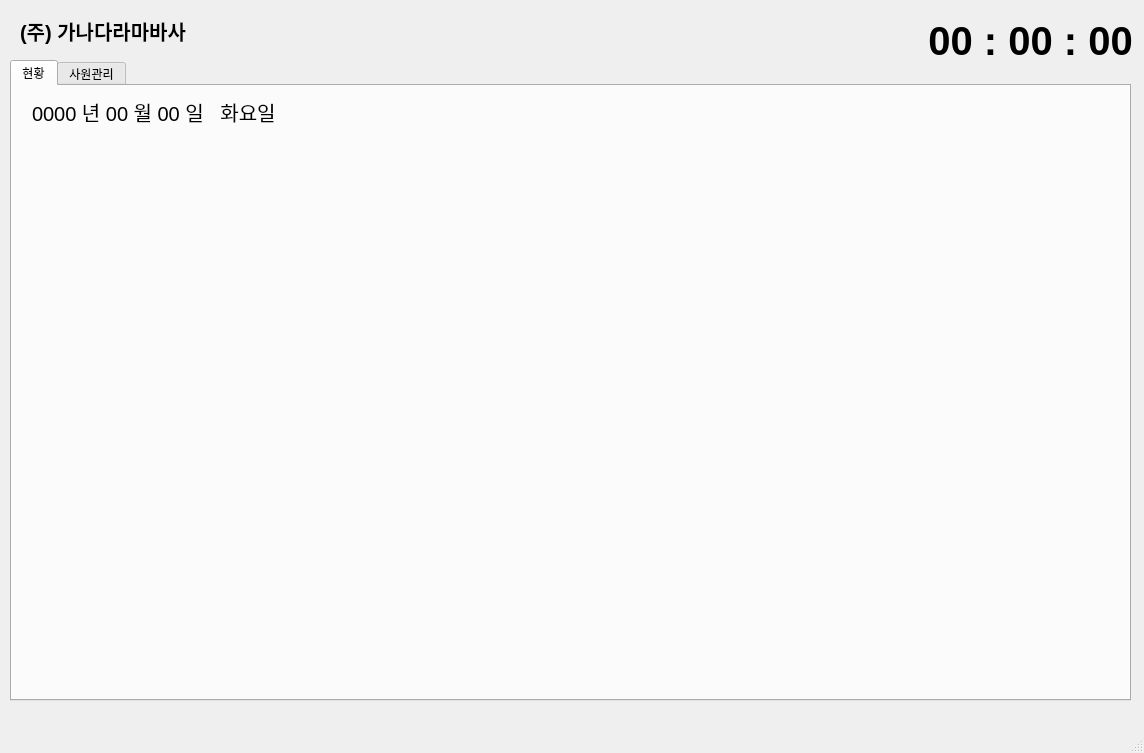
<?xml version="1.0" encoding="UTF-8"?>
<ui version="4.0">
 <class>MainWindow</class>
 <widget class="QMainWindow" name="MainWindow">
  <property name="geometry">
   <rect>
    <x>0</x>
    <y>0</y>
    <width>1144</width>
    <height>753</height>
   </rect>
  </property>
  <property name="windowTitle">
   <string>Attendance Management System</string>
  </property>
  <widget class="QWidget" name="centralWidget">
   <widget class="QLabel" name="label_time">
    <property name="geometry">
     <rect>
      <x>920</x>
      <y>5</y>
      <width>221</width>
      <height>71</height>
     </rect>
    </property>
    <property name="font">
     <font>
      <pointsize>30</pointsize>
      <weight>75</weight>
      <bold>true</bold>
     </font>
    </property>
    <property name="text">
     <string>00 : 00 : 00</string>
    </property>
    <property name="alignment">
     <set>Qt::AlignCenter</set>
    </property>
   </widget>
   <widget class="QTabWidget" name="tabWidget">
    <property name="geometry">
     <rect>
      <x>10</x>
      <y>60</y>
      <width>1121</width>
      <height>641</height>
     </rect>
    </property>
    <property name="currentIndex">
     <number>0</number>
    </property>
    <widget class="QWidget" name="tab">
     <attribute name="title">
      <string>현황</string>
     </attribute>
     <widget class="QLabel" name="label_date">
      <property name="geometry">
       <rect>
        <x>20</x>
        <y>0</y>
        <width>251</width>
        <height>51</height>
       </rect>
      </property>
      <property name="font">
       <font>
        <pointsize>15</pointsize>
        <weight>50</weight>
        <bold>false</bold>
       </font>
      </property>
      <property name="text">
       <string>0000 년 00 월 00 일   화요일</string>
      </property>
      <property name="alignment">
       <set>Qt::AlignLeading|Qt::AlignLeft|Qt::AlignVCenter</set>
      </property>
     </widget>
    </widget>
    <widget class="QWidget" name="tab_2">
     <attribute name="title">
      <string>사원관리</string>
     </attribute>
     <widget class="QPushButton" name="pushButton">
      <property name="geometry">
       <rect>
        <x>300</x>
        <y>10</y>
        <width>89</width>
        <height>25</height>
       </rect>
      </property>
      <property name="text">
       <string>사원추가</string>
      </property>
     </widget>
     <widget class="QTableWidget" name="tableWidget">
      <property name="geometry">
       <rect>
        <x>10</x>
        <y>10</y>
        <width>281</width>
        <height>581</height>
       </rect>
      </property>
      <column>
       <property name="text">
        <string>이름</string>
       </property>
      </column>
      <column>
       <property name="text">
        <string>전화번호</string>
       </property>
      </column>
     </widget>
    </widget>
   </widget>
   <widget class="QLabel" name="label">
    <property name="geometry">
     <rect>
      <x>20</x>
      <y>10</y>
      <width>441</width>
      <height>41</height>
     </rect>
    </property>
    <property name="font">
     <font>
      <pointsize>15</pointsize>
      <weight>75</weight>
      <bold>true</bold>
     </font>
    </property>
    <property name="text">
     <string>(주) 가나다라마바사</string>
    </property>
   </widget>
  </widget>
  <widget class="QMenuBar" name="menuBar">
   <property name="geometry">
    <rect>
     <x>0</x>
     <y>0</y>
     <width>1144</width>
     <height>22</height>
    </rect>
   </property>
  </widget>
  <widget class="QStatusBar" name="statusBar"/>
 </widget>
 <layoutdefault spacing="6" margin="11"/>
 <resources/>
 <connections/>
</ui>
